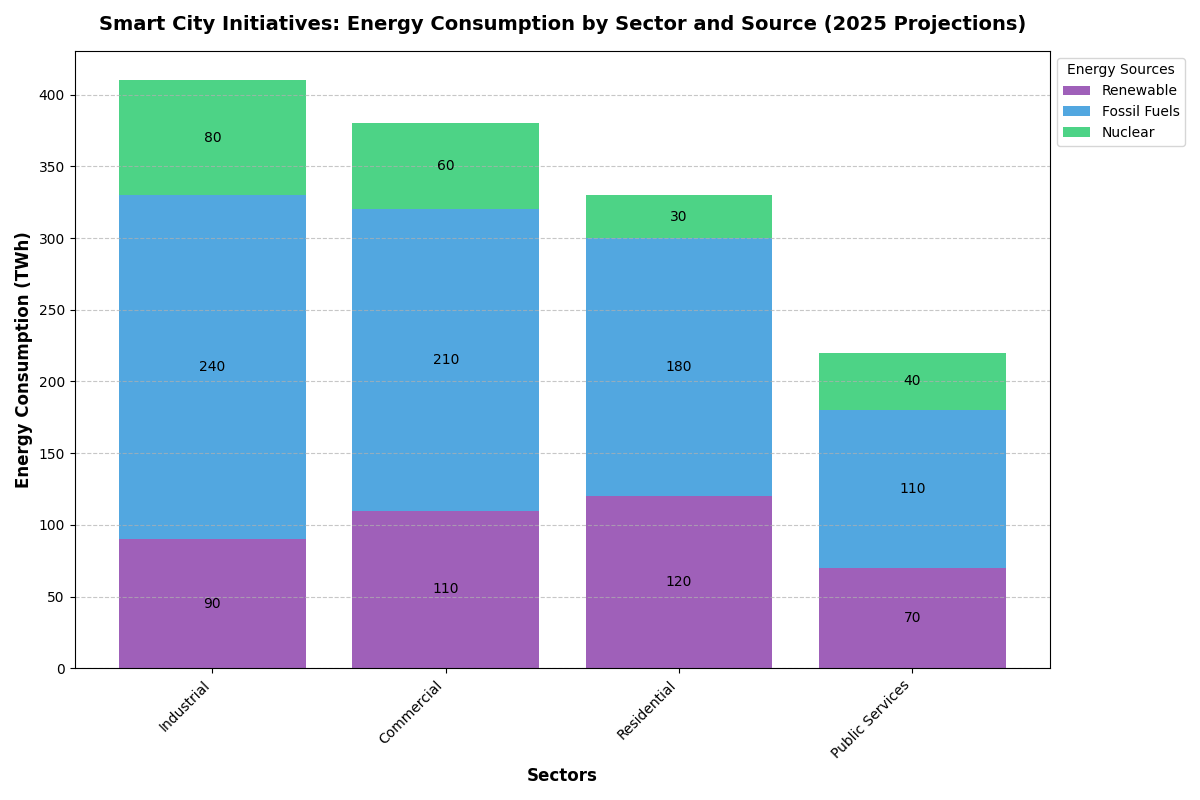

Here is the Python script that generated this plot:
import matplotlib.pyplot as plt
import numpy as np

sectors = ['Residential', 'Commercial', 'Industrial', 'Public Services']
energy_sources = ['Renewable', 'Fossil Fuels', 'Nuclear']

energy_consumption = np.array([
    [120, 180, 30],
    [110, 210, 60],
    [90, 240, 80],
    [70, 110, 40]
])

total_consumption = energy_consumption.sum(axis=1)

sorted_indices = np.argsort(total_consumption)[::-1]
sorted_sectors = [sectors[i] for i in sorted_indices]
sorted_energy_consumption = energy_consumption[sorted_indices]

fig, ax = plt.subplots(figsize=(12, 8))

# New set of colors for energy sources
source_colors = ['#8e44ad', '#3498db', '#2ecc71']  # Purple, Blue, Green

bottom = np.zeros(len(sorted_sectors))
for i, source in enumerate(energy_sources):
    ax.bar(sorted_sectors, sorted_energy_consumption[:, i], 
           label=source, color=source_colors[i], alpha=0.85, bottom=bottom)
    bottom += sorted_energy_consumption[:, i]

ax.set_ylabel('Energy Consumption (TWh)', fontsize=12, fontweight='bold')
ax.set_xlabel('Sectors', fontsize=12, fontweight='bold')
ax.set_title('Smart City Initiatives: Energy Consumption by Sector and Source (2025 Projections)', 
             fontsize=14, fontweight='bold', pad=15)

ax.legend(title='Energy Sources', loc='upper left', bbox_to_anchor=(1, 1), fontsize=10)

ax.set_xticks(np.arange(len(sorted_sectors)))
ax.set_xticklabels(sorted_sectors, rotation=45, ha='right', fontsize=10)

ax.yaxis.grid(True, linestyle='--', alpha=0.7)

for bar in ax.patches:
    height = bar.get_height()
    if height > 0:
        ax.text(
            bar.get_x() + bar.get_width() / 2,
            bar.get_y() + height / 2,
            f'{int(height)}',
            ha='center', va='center',
            fontsize=10, color='black'
        )

plt.tight_layout()
plt.show()
